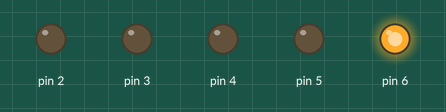
Recording of a sketch running on a simulated Arduino Uno, built with avr-gcc and run on an emulated ATmega328P. On the bench: output pins drawn as LEDs (lit = HIGH).

Above: at 0.06 s.
At 0.81 s:
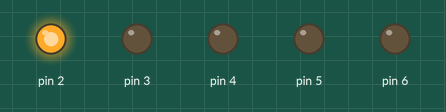
At 1.8 s:
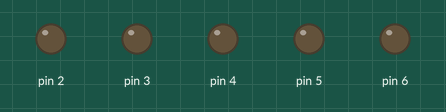
At 3.3 s:
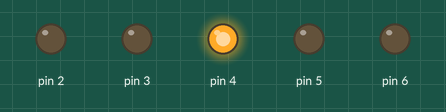
At 6.03 s:
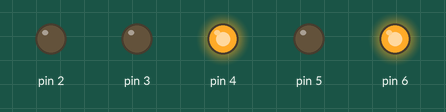
At 8.66 s:
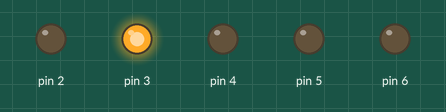
Timing chart, 0 to 9.0 s (numbered marks = the images above):
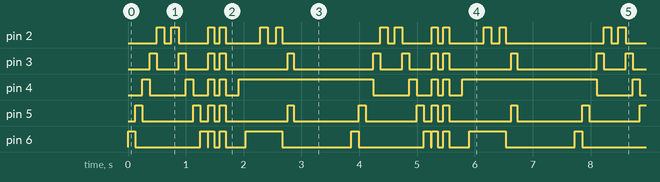

The sketch:

tonteria1.ino
```cpp
/*
    Abel Monsivais Badillo
    16051844
    Sexto semestre
    Sistemas Programables

*/
int d=1000;
int tiempo=100;
void setup() {
  // put your setup code here, to run once:
  //Primero definimos los pines que utilizaremos para cada LED

    pinMode(6,OUTPUT);
    pinMode(5,OUTPUT);
    pinMode(4,OUTPUT);
    pinMode(3,OUTPUT);
    pinMode(2,OUTPUT);
}

void loop() {
    /*
    En este void loop lo que hacemos es crear una secuencia para que
    los LED se puedan encender y apagar cada segundo en cadena
    */
    digitalWrite(6,HIGH);
    delay(125);
    digitalWrite(6,LOW);
    digitalWrite(5,HIGH);
    delay(125);
    digitalWrite(5,LOW);
    digitalWrite(4,HIGH);
    delay(125);
    digitalWrite(4,LOW);
    digitalWrite(3,HIGH);
    delay(125);
    digitalWrite(3,LOW);
    digitalWrite(2,HIGH);
    delay(125);
    digitalWrite(2,LOW);
    delay(125);

        digitalWrite(2,HIGH);
    delay(125);
    digitalWrite(2,LOW);
    digitalWrite(3,HIGH);
    delay(125);
    digitalWrite(3,LOW);
    digitalWrite(4,HIGH);
    delay(125);
    digitalWrite(4,LOW);
    digitalWrite(5,HIGH);
    delay(125);
    digitalWrite(5,LOW);
    digitalWrite(6,HIGH);
    delay(125);
    digitalWrite(6,LOW);
    delay(15);


    digitalWrite(6,HIGH);
    digitalWrite(5,HIGH);
    digitalWrite(4,HIGH);
    digitalWrite(3,HIGH);
    digitalWrite(2,HIGH);
    delay(tiempo);

    digitalWrite(6,LOW);
    digitalWrite(5,LOW);
    digitalWrite(4,LOW);
    digitalWrite(3,LOW);
    digitalWrite(2,LOW);
    delay(tiempo);

     digitalWrite(6,HIGH);
    digitalWrite(5,HIGH);
    digitalWrite(4,HIGH);
    digitalWrite(3,HIGH);
    digitalWrite(2,HIGH);
    delay(tiempo);

     digitalWrite(6,LOW);
    digitalWrite(5,LOW);
    digitalWrite(4,LOW);
    digitalWrite(3,LOW);
    digitalWrite(2,LOW);
    delay(tiempo);

      delay(125);
    digitalWrite(4,LOW);
    digitalWrite(4,HIGH);
    delay(125);
    digitalWrite(6,LOW);
    digitalWrite(6,HIGH);
    delay(125);
    digitalWrite(4,LOW);
    digitalWrite(4,HIGH);
    delay(125);
    digitalWrite(5,LOW);
    digitalWrite(2,HIGH);
    delay(125);
    digitalWrite(2,LOW);
    delay(150);

    digitalWrite(2,HIGH);
    digitalWrite(6,HIGH);
    delay(100);
    digitalWrite(2,LOW);
    digitalWrite(6,LOW);
    delay(100);
    digitalWrite(3,HIGH);
    digitalWrite(5,HIGH);
    delay(100);
 digitalWrite(3,LOW);
    digitalWrite(5,LOW);
    delay(1000);
    digitalWrite(4,HIGH);


}
```

Measured:
- by itself, pin 4: repeats every 3.9 s: LOW 0.63 s, HIGH 0.13 s, LOW 0.27 s, HIGH 0.10 s, LOW 0.10 s, HIGH 0.10 s, LOW 0.23 s, HIGH 2.3 s
- by itself, pin 5: repeats every 3.9 s: LOW 0.88 s, HIGH 0.13 s, LOW 0.14 s, HIGH 0.10 s, LOW 0.10 s, 2 × (HIGH 0.10 s, LOW 1.1 s), HIGH 0.13 s
- by itself, pin 3: repeats every 3.9 s: LOW 0.38 s, HIGH 0.13 s, LOW 0.39 s, HIGH 0.10 s, LOW 0.10 s, HIGH 0.10 s, LOW 1.1 s, HIGH 0.10 s, LOW 1.4 s, HIGH 0.13 s
- by itself, pin 6: repeats every 3.9 s: LOW 1.1 s, HIGH 0.13 s, LOW 0.02 s, HIGH 0.10 s, LOW 0.10 s, HIGH 0.10 s, LOW 0.35 s, HIGH 0.63 s, LOW 1.2 s, HIGH 0.13 s
